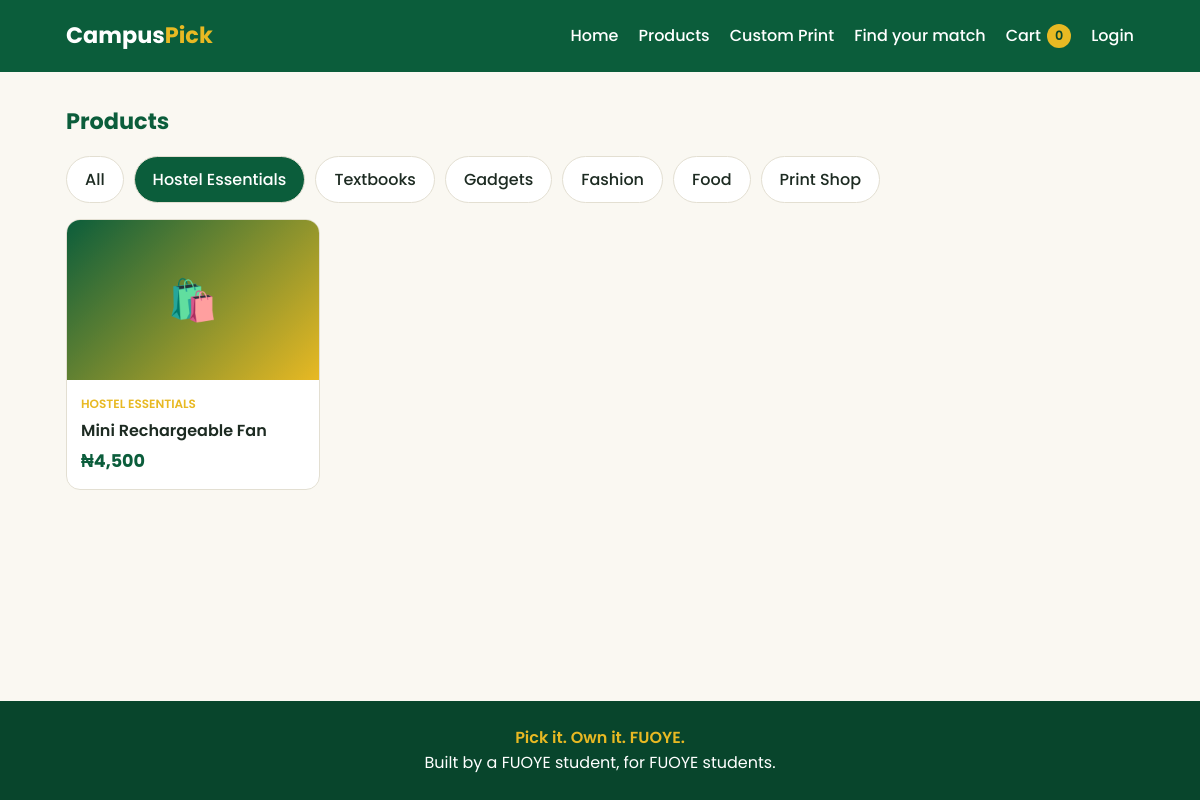
The app's page /products.php?cat=Hostel Essentials with its own data.
### tables this page shows
CREATE TABLE `products` (
  `id` int(11) NOT NULL,
  `seller_id` int(11) NOT NULL,
  `name` varchar(150) NOT NULL,
  `description` text DEFAULT NULL,
  `price` decimal(10,2) NOT NULL,
  `category` varchar(50) DEFAULT NULL,
  `image` varchar(255) DEFAULT NULL,
  `created_at` timestamp NOT NULL DEFAULT current_timestamp()
);

### products.php (the view, shortened to what this page needs)
<?php
include 'includes/db.php';
include 'includes/header.php';
$cat = $_GET['cat'] ?? '';
if ($cat !== '') {
    $stmt = $conn->prepare("SELECT id, name, price, category, image FROM products WHERE category = ? ORDER BY created_at DESC");
    $stmt->bind_param("s", $cat);
} else {
    $stmt = $conn->prepare("SELECT id, name, price, category, image FROM products ORDER BY created_at DESC");
}
$stmt->execute();
$result = $stmt->get_result();
$cats = ['Hostel Essentials', 'Textbooks', 'Gadgets', 'Fashion', 'Food', 'Print Shop'];
?>
<main class="container">
  <h2 class="section-title">Products</h2>
  <div class="chips">
    <a class="chip <?php echo $cat === '' ? 'active' : ''; ?>" href="products.php">All</a>
    <?php foreach ($cats as $c): ?>
      <a class="chip <?php echo $cat === $c ? 'active' : ''; ?>"
         href="products.php?cat=<?php echo urlencode($c); ?>"><?php echo htmlspecialchars($c); ?></a>
    <?php endforeach; ?>
  </div>
  <div class="grid">
    <?php while ($row = $result->fetch_assoc()): ?>
      <a class="card" href="product.php?id=<?php echo (int)$row['id']; ?>">
        <div class="card-img">
          <?php if ($row['image']): ?>
            <img src="uploads/<?php echo htmlspecialchars($row['image']); ?>" alt="">
          <?php else: ?>🛍️<?php endif; ?>
        </div>
        <div class="card-body">
          <div class="card-cat"><?php echo htmlspecialchars($row['category']); ?></div>
          <div class="card-name"><?php echo htmlspecialchars($row['name']); ?></div>
          <div class="card-price">₦<?php echo number_format($row['price']); ?></div>
        </div>
      </a>
    <?php endwhile; ?>
  </div>
</main>
<?php include 'includes/footer.php'; ?>

### css/style.css (style rules this page uses)
:root { --green: #0B5D3B; --green-dark: #08452c; --gold: #E8B923; --bg: #FAF8F2; --ink: #1d2b22; --white: #ffffff; --muted: #6b7a70; --line: #e3dfd2; --radius: 14px; --speed: 0.3s; --ease: cubic-bezier(0.4, 0, 0.2, 1); }
* { box-sizing: border-box; margin: 0; padding: 0; }
body { font-family: 'Poppins', sans-serif; background: var(--bg); color: var(--ink); line-height: 1.6; min-height: 100vh; display: flex; flex-direction: column; }
main { flex: 1; width: 100%; min-width: 0; }
a { color: inherit; text-decoration: none; }
.container { max-width: 1100px; margin: 0 auto; padding: 0 16px; }
.section-title { margin: 32px 0 16px; font-size: 1.4rem; color: var(--green); }
.chips { display: flex; flex-wrap: wrap; gap: 10px; }
.chip { background: var(--white); border: 1px solid var(--line); padding: 10px 18px; border-radius: 999px; font-weight: 500; min-height: 44px; display: inline-flex; align-items: center; transition: transform var(--speed) var(--ease), background var(--speed) var(--ease); }
.chip.active { background: var(--green); color: var(--white); }
.grid { display: grid; grid-template-columns: repeat(auto-fill, minmax(220px, 1fr)); gap: 18px; margin-top: 16px; }
.card { background: var(--white); border-radius: var(--radius); overflow: hidden; border: 1px solid var(--line); transition: transform var(--speed) var(--ease), box-shadow var(--speed) var(--ease); }
.card-img { height: 160px; background: linear-gradient(135deg, var(--green), var(--gold)); display: flex; align-items: center; justify-content: center; font-size: 2.5rem; color: var(--white); }
.card-body { padding: 14px; }
.card-cat { font-size: 0.75rem; color: var(--gold); font-weight: 600; text-transform: uppercase; }
.card-name { font-weight: 600; margin: 4px 0; }
.card-price { color: var(--green); font-weight: 700; font-size: 1.1rem; }
.grid .card { animation: rise 0.5s var(--ease) both; }

### records on screen
products: category "HOSTEL ESSENTIALS", name "Mini Rechargeable Fan", price "4,500"

### other values on screen
$c "Hostel Essentials"
$c "Textbooks"
$c "Gadgets"
$c "Fashion"
$c "Food"
$c "Print Shop"
